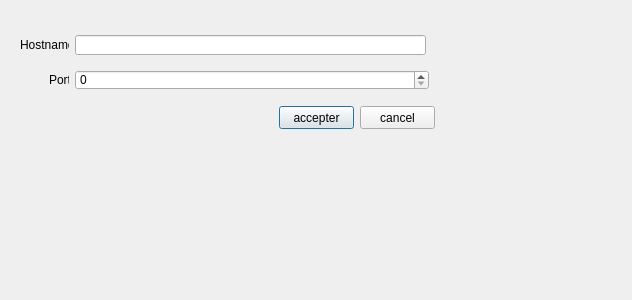
<?xml version="1.0" encoding="UTF-8"?>
<ui version="4.0">
 <class>DuMessengerConnectionDialog</class>
 <widget class="QDialog" name="DuMessengerConnectionDialog">
  <property name="geometry">
   <rect>
    <x>0</x>
    <y>0</y>
    <width>632</width>
    <height>300</height>
   </rect>
  </property>
  <property name="windowTitle">
   <string>Dialog</string>
  </property>
  <widget class="QLineEdit" name="hostname">
   <property name="geometry">
    <rect>
     <x>75</x>
     <y>35</y>
     <width>351</width>
     <height>20</height>
    </rect>
   </property>
  </widget>
  <widget class="QPushButton" name="pb_accepter">
   <property name="geometry">
    <rect>
     <x>279</x>
     <y>106</y>
     <width>75</width>
     <height>23</height>
    </rect>
   </property>
   <property name="text">
    <string>accepter</string>
   </property>
  </widget>
  <widget class="QPushButton" name="pb_cancel">
   <property name="geometry">
    <rect>
     <x>360</x>
     <y>106</y>
     <width>75</width>
     <height>23</height>
    </rect>
   </property>
   <property name="text">
    <string>cancel</string>
   </property>
  </widget>
  <widget class="QLabel" name="label">
   <property name="geometry">
    <rect>
     <x>49</x>
     <y>70</y>
     <width>20</width>
     <height>20</height>
    </rect>
   </property>
   <property name="text">
    <string>Port</string>
   </property>
  </widget>
  <widget class="QSpinBox" name="port">
   <property name="geometry">
    <rect>
     <x>75</x>
     <y>70</y>
     <width>354</width>
     <height>20</height>
    </rect>
   </property>
   <property name="maximum">
    <number>999999999</number>
   </property>
  </widget>
  <widget class="QLabel" name="label_2">
   <property name="geometry">
    <rect>
     <x>20</x>
     <y>30</y>
     <width>49</width>
     <height>30</height>
    </rect>
   </property>
   <property name="text">
    <string>Hostname</string>
   </property>
  </widget>
 </widget>
 <resources/>
 <connections/>
</ui>
